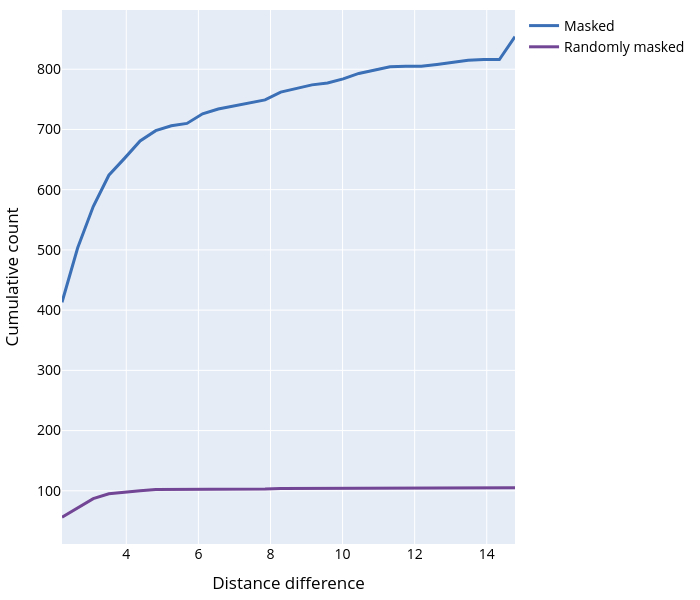

The cell this chart's notebook holds for it:
### Code cell
import numpy as np
import plotly.graph_objects as go

# Calculate cumulative counts for each type
bin_edges = np.histogram_bin_edges(df_to_plot['dist_diff'], bins=30)
bin_centers = (bin_edges[:-1] + bin_edges[1:]) / 2

hist_data = []
for t in df_to_plot['type'].unique():
    counts, _ = np.histogram(df_to_plot[df_to_plot['type'] == t]['dist_diff'], bins=bin_edges)
    cum_counts = np.cumsum(counts)
    hist_data.append({'type': t, 'cum_counts': cum_counts})

fig = go.Figure()
colors = {'Masked': '#3B6FB6', 'Randomly masked': '#734595'}
for d in hist_data:
    fig.add_trace(go.Scatter(
        x=bin_centers,
        y=d['cum_counts'],
        mode='lines',
        name=d['type'],
        line=dict(color=colors[d['type']], width=3)
    ))

fig.update_layout(
    xaxis_title='Distance difference',
    yaxis_title='Cumulative count',
    width=700,
    height=600,
)
# fig.add_vline(x=2, line_dash='dash', line_color='black', annotation_text='Distance diff = 2', annotation_position='top right')

# Hatch 0 - 2 area (optional)
# fig.add_shape(
#     type="rect",
#     x0=0,
#     y0=0,
#     x1=2,
#     y1=max([max(d['cum_counts']) for d in hist_data]),
#     fillcolor="rgba(0, 0, 0, 0.1)",
#     line=dict(color="rgba(0, 0, 0, 0)")
# )

# Reduce frame size
fig.update_layout(margin=dict(l=40, r=40, t=10, b=40),
                  font=dict(color="#000000", size=14))

fig.write_html("../figs/dist_diff_cumulative_counts_curve.html")
# fig.show()
fig

### Figure 1 — Plotly figure (JSON) as saved in the notebook; plotly's stock layout.template omitted (floating-point values rounded to 4 significant figures)
{"data": [{"line": {"color": "#3B6FB6", "width": 3}, "mode": "lines", "name": "Masked", "type": "scatter", "x": [2.217, 2.65, 3.084, 3.517, 3.95, 4.384, 4.817, 5.25, 5.683, 6.117, 6.55, 6.983, 7.417, 7.85, 8.283, 8.717, 9.15, 9.583, 10.02, 10.45, 10.88, 11.32, 11.75, 12.18, 12.62, 13.05, 13.48, 13.92, 14.35, 14.78], "y": [413, 503, 572, 624, 652, 681, 698, 706, 710, 726, 734, 739, 744, 749, 762, 768, 774, 777, 784, 793, 799, 804, 805, 805, 808, 811, 815, 816, 816, 854]}, {"line": {"color": "#734595", "width": 3}, "mode": "lines", "name": "Randomly masked", "type": "scatter", "x": [2.217, 2.65, 3.084, 3.517, 3.95, 4.384, 4.817, 5.25, 5.683, 6.117, 6.55, 6.983, 7.417, 7.85, 8.283, 8.717, 9.15, 9.583, 10.02, 10.45, 10.88, 11.32, 11.75, 12.18, 12.62, 13.05, 13.48, 13.92, 14.35, 14.78], "y": [56, 71, 87, 95, 98, 100, 102, 102, 103, 103, 103, 103, 103, 103, 104, 104, 104, 104, 104, 104, 105, 105, 105, 105, 105, 105, 105, 105, 105, 105]}], "layout": {"font": {"color": "#000000", "size": 14}, "height": 600, "margin": {"b": 40, "l": 40, "r": 40, "t": 10}, "width": 700, "xaxis": {"title": {"text": "Distance difference"}}, "yaxis": {"title": {"text": "Cumulative count"}}}}
